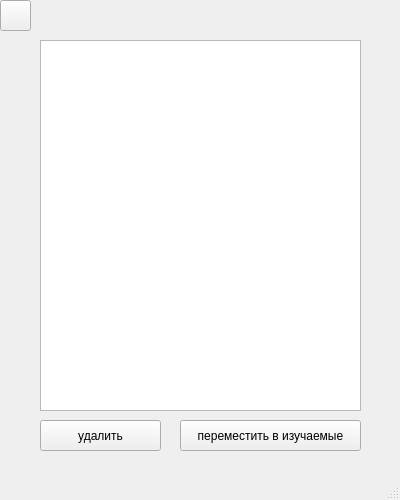
<?xml version="1.0" encoding="UTF-8"?>
<ui version="4.0">
 <class>Learnt_words_window</class>
 <widget class="QMainWindow" name="Learnt_words_window">
  <property name="geometry">
   <rect>
    <x>0</x>
    <y>0</y>
    <width>400</width>
    <height>500</height>
   </rect>
  </property>
  <property name="minimumSize">
   <size>
    <width>400</width>
    <height>500</height>
   </size>
  </property>
  <property name="maximumSize">
   <size>
    <width>400</width>
    <height>500</height>
   </size>
  </property>
  <property name="windowTitle">
   <string>Изученные слова</string>
  </property>
  <widget class="QWidget" name="centralwidget">
   <widget class="QPushButton" name="go_back">
    <property name="geometry">
     <rect>
      <x>0</x>
      <y>0</y>
      <width>31</width>
      <height>31</height>
     </rect>
    </property>
    <property name="text">
     <string/>
    </property>
    <property name="icon">
     <iconset>
      <normaloff>../../Pictures/arrow-back-8.png</normaloff>../../Pictures/arrow-back-8.png</iconset>
    </property>
    <property name="iconSize">
     <size>
      <width>30</width>
      <height>25</height>
     </size>
    </property>
   </widget>
   <widget class="QTableWidget" name="tableWidget">
    <property name="geometry">
     <rect>
      <x>40</x>
      <y>40</y>
      <width>321</width>
      <height>371</height>
     </rect>
    </property>
   </widget>
   <widget class="QPushButton" name="delete_items">
    <property name="geometry">
     <rect>
      <x>40</x>
      <y>420</y>
      <width>121</width>
      <height>31</height>
     </rect>
    </property>
    <property name="text">
     <string>удалить</string>
    </property>
   </widget>
   <widget class="QPushButton" name="replace_items">
    <property name="geometry">
     <rect>
      <x>180</x>
      <y>420</y>
      <width>181</width>
      <height>31</height>
     </rect>
    </property>
    <property name="text">
     <string>переместить в изучаемые</string>
    </property>
   </widget>
  </widget>
  <widget class="QMenuBar" name="menubar">
   <property name="geometry">
    <rect>
     <x>0</x>
     <y>0</y>
     <width>400</width>
     <height>21</height>
    </rect>
   </property>
  </widget>
  <widget class="QStatusBar" name="statusbar"/>
 </widget>
 <resources/>
 <connections/>
</ui>
